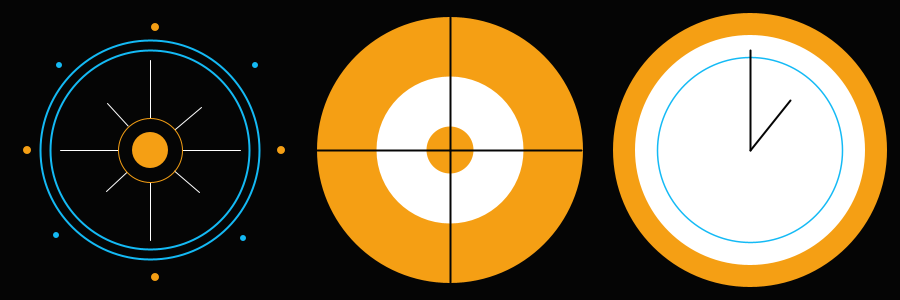
Frame 1 (no input)
Frame 60 (the mouse pressed at the canvas centre just before this capture): identical to frame 1, image omitted
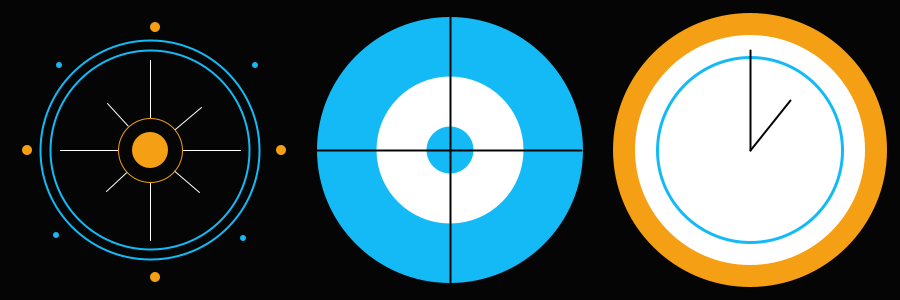
Frame 120 (the mouse held since frame 60 and released just before this capture)

The Processing sketch that drew these frames (run headless with seeded random() and noise(); from frame 60 on, the mouse is pressed at the canvas centre):

// Processing sketch: macarenas08t00
// ── macarenas08t00.pde
// Universidad del Desarrollo, Facultad de Diseño, Diseño Digital
// Macarena Ferrer Valle
// s08 tarea 00

color amarillo, azul, negro, blanco; // declaración de variables de color
boolean b, s; // declaración de boolean
int  eleccionColores, eleccionNumeros, eleccionNumeros1; // declaracón de la variable 

int[] numeros = new int[4]; // declaracón de la variable array
color[] colores = new color [3]; // declaracón de la variable array
float[] numeros1 = new float[4]; // declaracón de la variable array

void setup() { // inicio ámbito de configuración
  size(900, 300); // tamaño del Canvas de 900 px por 300 px
  noCursor(); // el cursor no se ve

  amarillo = color(#F59F14); // iniciación variable de color
  azul = color(#14BAF5); // iniciación variable de color
  negro = color(#050505); // iniciación variable de color
  blanco = color(#FFFFFF); // iniciación variable de color

  b = true; // iniciación variable b verdadera
  s = true; // iniciación variable s verdadera

  colores[0] = color(#F59F14); // iniciación array color amarillo
  colores[1] = color(#14BAF5); // iniciación array color azul
  colores[2] = color(#050505); // iniciación array color negro

  numeros[0] = 8; // iniciación array
  numeros[1] = 10; // iniciación array
  numeros[2] = 12; // iniciación array
  numeros[3] = 14; // iniciación array

  numeros1[0] = 1.5; // iniciación array
  numeros1[1] = 3; // iniciación array
  numeros1[2] = 5.5; // iniciación array
  numeros1[3] = 8; // iniciación array
} // fin ámbito de configuración

void draw() { // inicio ámbito de dibujo
  background(negro); // fondo del canvas de color negro
  strokeWeight(1); // las figuras tendrán un espesor de borede 2

  brujula(150, 150); // función uno
  dardos(450, 150); // función dos
  reloj(750, 150); // función tres

  if (b) { // si b es verdadera 
    blanco = #FFFFFF; // el blanco es blanco
    amarillo = #F59F14;
  } else  if (!b) { // si b es falsa
    negro = #FFFFFF; // el negro es amarillo
    azul = #F59F14;
  }  
  if (s) { //si s es verdadera
    negro = #050505; // el negro es negro
    azul = #14BAF5;
  } else if (!s) { // si s es falsa
    blanco = #050505; // el negro es blanco
    amarillo = #14BAF5;
  }
} // fin ámbito de dibujo

void brujula(float x, int y) { // inicio ámbito de función uno

  //lineas
  stroke(blanco);
  line(x, y, 240, 150);
  line(x, y, 201, 107);
  line(x, y, 150, 240);
  line(x, y, 199, 192);
  line(x, y, 60, 150);
  line(x, y, 106, 191);
  line(x, y, 150, 60);
  line(x, y, 107, 103);

  //elipses centro
  stroke(amarillo);
  fill(negro);
  strokeWeight(1);
  ellipse(x, y, 64, 64);

  noStroke();
  fill(amarillo);
  ellipse(x, y, 36, 36);

  //elipses borde
  stroke(azul);
  noFill();
  strokeWeight(2);
  ellipse(x, y, 199, 199);

  stroke(azul);
  noFill();
  strokeWeight(2);
  ellipse(x, y, 219, 219);

  // elipses exteriores 
  noStroke();
  fill(azul);
  ellipse(243, 238, 6, 6);
  fill(amarillo);
  ellipse(155, 277, numeros[eleccionNumeros], numeros[eleccionNumeros]);
  fill(azul);
  ellipse(56, 235, 6, 6);
  fill(amarillo);
  ellipse(27, 150, numeros[eleccionNumeros], numeros[eleccionNumeros]);
  fill(azul);
  ellipse(59, 65, 6, 6);
  fill(amarillo);
  ellipse(155, 27, numeros[eleccionNumeros], numeros[eleccionNumeros]);
  fill(azul);
  ellipse(255, 65, 6, 6);
  fill(amarillo);
  ellipse(281, 150, numeros[eleccionNumeros], numeros[eleccionNumeros]);
} // fin ámbito de función uno

void dardos(int x, int y) { // inicio ámbito de función dos
  noStroke(); // las figuras de la función no tienen borde

  //elipse 1, grande
  fill(colores[eleccionColores]);
  ellipse(x, y, 266, 266);

  //elipse 2, central
  fill(blanco);
  ellipse(x, y, 147, 147);

  //elipse 2, pequeña
  fill(colores[eleccionColores]);
  ellipse(x, y, 47, 47);

  //lineas
  stroke(negro);
  line(x, y, 450, 17);
  line(x, y, 450, 282);
  line(x, y, 317, 150);
  line(x, y, 581, 150);
} // fin ámbito de función dos

void reloj(int x, int y) { // inicio ámbito de función tres
  noStroke(); // las figuras de la función no tienen borde

  // elipse 1, marco reloj
  fill(amarillo);
  ellipse(x, y, 274, 274);

  // elipse 2
  fill(blanco);
  ellipse(x, y, 230, 230);

  // elipse 3, números
  stroke(azul);
  strokeWeight(numeros1[eleccionNumeros1]);
  ellipse(x, y, 185, 185);

  //punteros
  stroke(negro);
  strokeWeight(2);
  line(x, y, 750, 50);
  line(x, y, 790, 100);
} // fin ámbito de función tres

void keyPressed() { // inicio ámbito de teclas
  if (key == 'a') { // si la tecla a se apreta los colores de la sandia uno (función uno) se invierten 
    b = (!b);
    s = (!s);
  }
} // fin ámbito de teclas

void mousePressed() { // inicio ámbito de mouse
  eleccionColores = (int) random (colores.length); // la eleccionColores se hcambia de manera random cuando se apreta el mouse

  if (eleccionNumeros > 2) { // si la eleccionNumeros es mayor que 2
    eleccionNumeros = 0; // la eleccionNumeros es igual a 0
  }
  eleccionNumeros ++; // eleccionNumeros aumenta de uno en uno

  if (eleccionNumeros1 > 2) { // si la eleccionNumeros1 es mayor que 2
    eleccionNumeros1 = 0; // si la eleccionNumeros1 es mayor que 2
  }
  eleccionNumeros1 ++; // eleccionNumeros1 aumenta de uno en uno
} // fin ámbito de mouse
